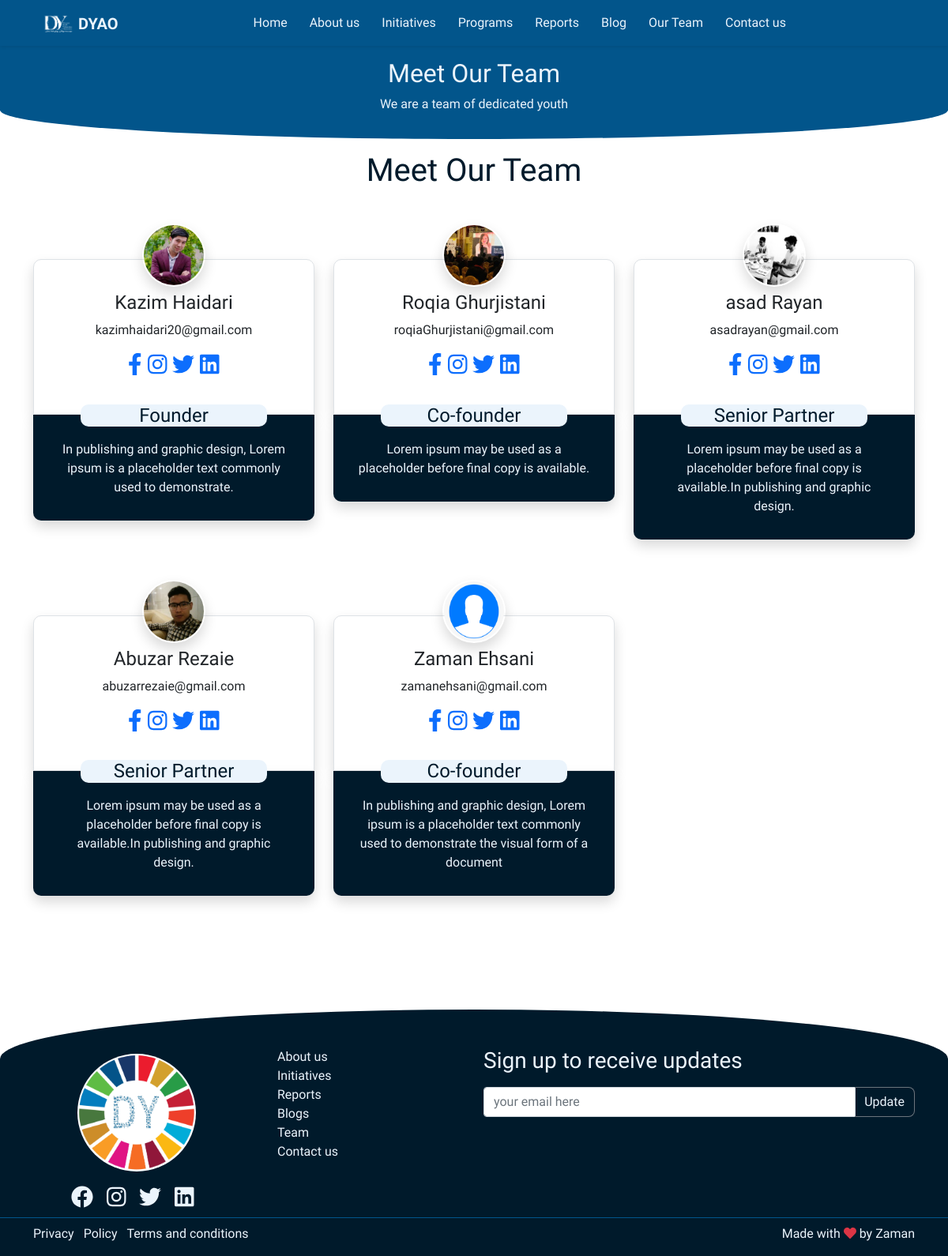
Before: /team with the older database file.
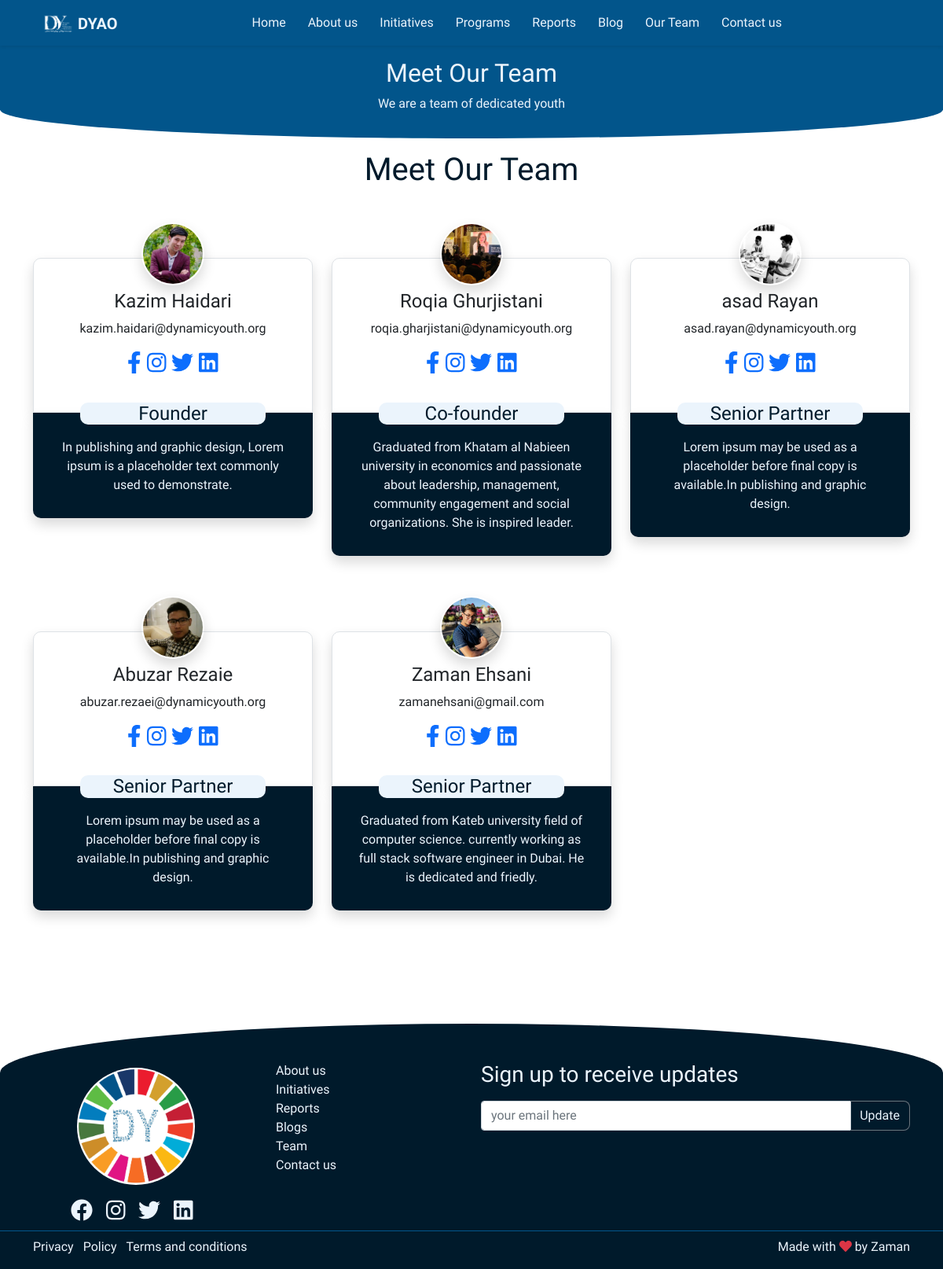
After: the same page with the newer database file.
### website/models.py (models this page shows, shortened)
class Member(models.Model):
    first_name = models.CharField(max_length=200)
    last_name = models.CharField(max_length=200)
    email = models.EmailField()
    position = models.CharField(max_length=200)
    bio = models.TextField(null=True, blank=True)
    date_joined = models.DateField(null=True, blank=True)
    facebook = models.URLField(null=True, blank=True)
    instagram = models.URLField(null=True, blank=True)
    twitter = models.URLField(null=True, blank=True)
    linkedin = models.URLField(null=True, blank=True)
    whatsapp  = models.IntegerField(null=True, blank=True)
    photo = models.ImageField(default = 'default.png', upload_to="member_profile_pics")

### website/views.py (the view)
# urls.py: path("team", MemberViewList.as_view(), name="team"),
class MemberViewList(ListView):
    model = Member
    context_object_name = 'objects'
    template_name = 'team.html'

### templates/team.html (shortened to what this page needs)
{% extends 'base.html' %}
{% load static %}
{% block content %}
<div class="base-section anim-down">
    <div class="container">
       <div class="row">
           <div class="col-sm text-center">
               <h2>Meet Our Team </h2>
            <article>We are a team of dedicated youth</article>
           </div>
       </div>
    </div>
</div>
<div class="team-section" style="background-color: white;">
    <div class="container pt-3">
        <h1 class="text-center " style="color: #001a2b;">Meet Our Team</h1>
        <div class="row">
            {% for object in objects %}
            <div class="col-sm col-lg-4">
                <div class="card text-center">
                    <div class="">
                        <img src="{{ object.photo.url }}" class="rounded-circle shadow" style="padding: 2px;" alt="Profile">
                    </div>
                    <div class="card-outer shadow border p-2">
                        <div class="card inside-card">
                            <div class="card-body pb-0">
                                <h4 class="card-title pt-3">{{ object.first_name }} {{object.last_name}}</h4>
                                <p class="">{{object.email}}</p>
                                <div class="container">
                                    <h3>
                                        <a href="{{object.facebook}}" target="_blank"><i class="fab fa-facebook-f mr-3 "></i></a>
                                        <a href="{{object.instagram}}" target="_blank"><i class="fab fa-instagram  mr-3 "></i></a>
                                        <a href="{{object.twitter}}" target="_blank"><i class="fab fa-twitter    mr-3 "></i></a>
                                        <a href="{{object.linkedin}}" target="_blank"><i class="fab fa-linkedin   mr-3 "></i></a>
                                    </h3>
                                </div>
                            </div>
                        </div>
                        <div class="position">
                            <h4>{{object.position}}</h4>
                        </div>
                    </div>
                    <div class="card-footer shadow p-2">
                    <div class="card-footer-body">
                        <p class="card-text">{{object.bio}}  </p>
                    </div>
                    </div>
                </div>
            </div>
            {% endfor %}
        </div>
    </div>
</div>
{% endblock content %}

Changed rows visible on the page:
changed Member "Kazim": email "kazimhaidari20@gmail.com" → "kazim.haidari@dynamicyouth.org"
changed Member "Roqia": email "roqiaGhurjistani@gmail.com" → "roqia.gharjistani@dynamicyouth.org"; bio "Lorem ipsum may be used as a placeholder before final copy is available." → "Graduated from Khatam al Nabieen university in economics and passionate about leadership, management, community engagement and social organizations. She is inspired leader."
changed Member "asad": email "asadrayan@gmail.com" → "asad.rayan@dynamicyouth.org"
changed Member "Abuzar": email "abuzarrezaie@gmail.com" → "abuzar.rezaei@dynamicyouth.org"
changed Member "Zaman": photo: a different picture; position "Co-founder" → "Senior Partner"; bio "In publishing and graphic design, Lorem ipsum is a placeholder text commonly used to demonstrate the visual form of a document" → "Graduated from Kateb university field of computer science. currently working as full stack software engineer in Dubai. He is dedicated and friedly."
